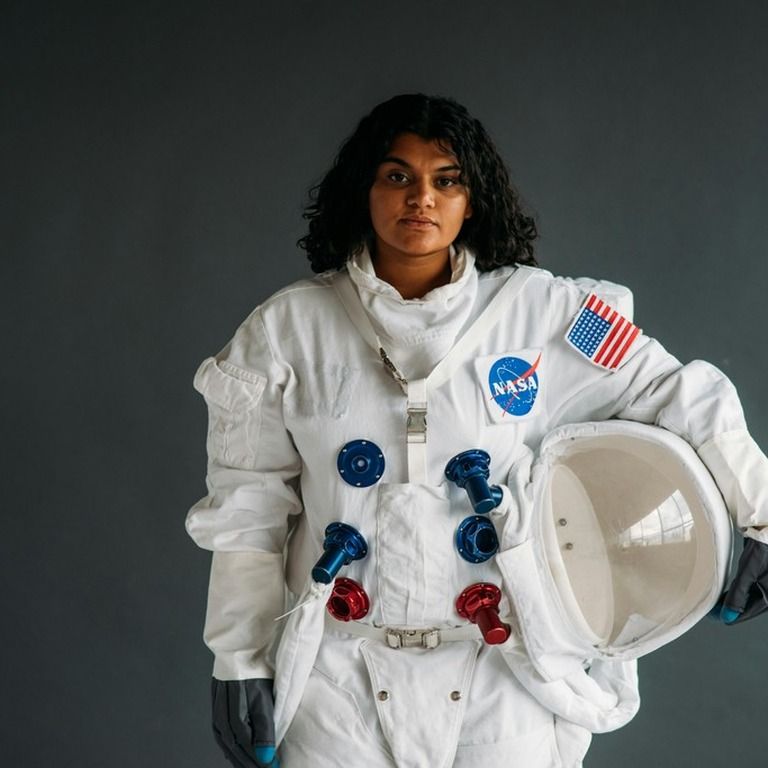
#> input picture examples/3dgs/assets/h3_orbit_astronaut_768.jpg, 768 x 768 px; its folder holds only this picture in this run
$ python -i core.py   (imports and definitions only)
#> lines starting #> are read from the running program, lines starting #| are printed output that depends on the picture; after the words box and inside, x2 and y2 are one past the last pixel; in counts of white or black regions, pixels touching at a corner belong together
#> further down, picture is the input picture: shape (768, 768, 3); mean B, G, R 97.2, 98.8, 96.3
"""Skin-only measurement and bounded Lab correction; no image-wide matching."""
from __future__ import annotations

import hashlib
import threading
from pathlib import Path

import numpy as np
from PIL import Image, ImageFilter

MODEL_NAME = 'selfie_multiclass_256x256.tflite'
MODEL_SHA256 = 'c6748b1253a99067ef71f7e26ca71096cd449baefa8f101900ea23016507e0e0'
_LOCK = threading.Lock()
_SEGMENTER = None
_MODEL_PATH = None
XYZ = np.array([[.4124564,.3575761,.1804375], [.2126729,.7151522,.0721750],
                [.0193339,.1191920,.9503041]], dtype=np.float32)
XYZ_INV = np.linalg.inv(XYZ).astype(np.float32)
WHITE = np.array([.95047,1.,1.08883], dtype=np.float32)


# [52 lines left out: functions rgb_to_lab, lab_to_rgb, color_guard, _segmenter, not called in this run]


def _resize_probability(value,w,h):
    return np.asarray(Image.fromarray(np.asarray(value,dtype=np.float32).squeeze()).resize(
        (w,h),Image.Resampling.BILINEAR),dtype=np.float32)


# [128 lines left out: functions layout_tiles, skin_masks, _stats, make_sample, resample_fixed, not called in this run]


def public_sample(sample):
    return {k:v for k,v in sample.items() if k not in ('selections','packet')}


# [114 lines left out: functions color_prompt, distances, summarize, matched_baseline_comparison, correct_skin, not called in this run]


def reflow_board(image,source_split=.5):
    """Find white-background figure spans and vertical grid lines, preserve aspect."""
#> called with source_split = 0.5
    from scipy.ndimage import binary_closing, label
    h,w=image.shape[:2];gray=image.mean(axis=-1);neutral=(image.max(axis=-1)-image.min(axis=-1))<.08
#> after `h, w = image.shape[:2]`: h = 768; w = 768
#> after `gray = image.mean(axis=-1)`:
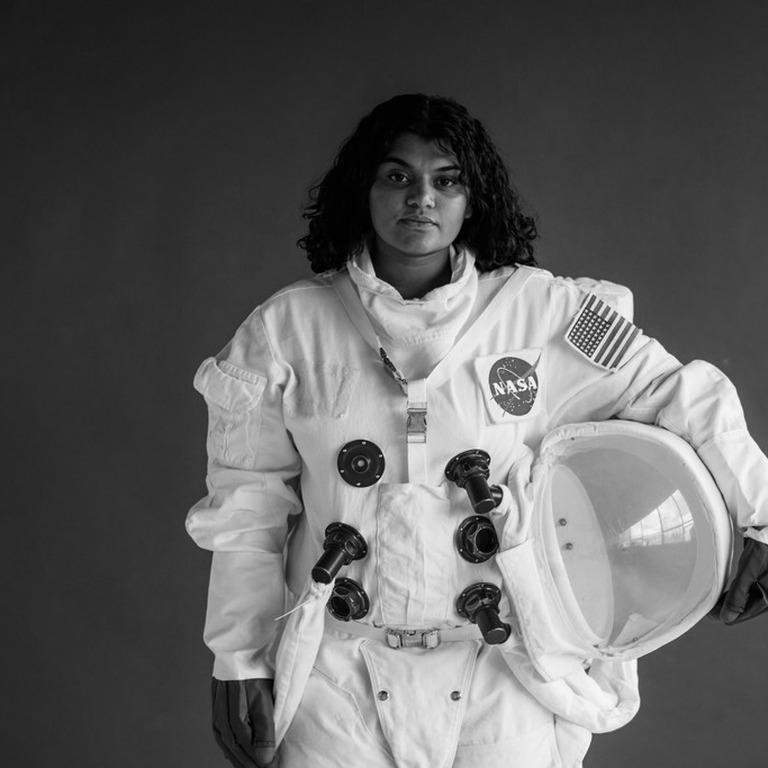
#> gray: shape (768, 768) float64; min 0, max 252.7, mean 97.4
#> after `neutral = image.max(axis=-1) - image.min(axis=-1) < 0.08`:
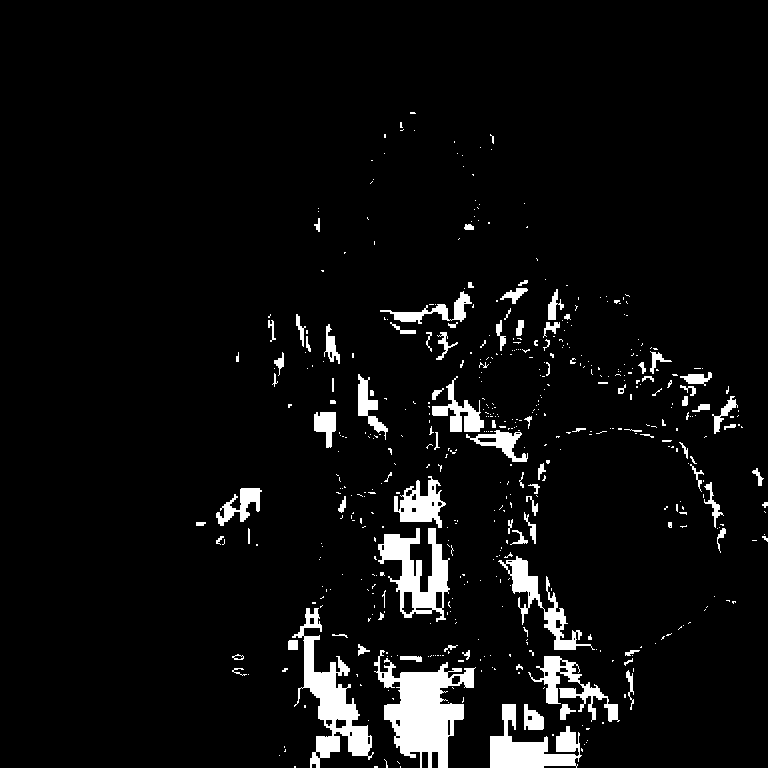
#> neutral: shape (768, 768) bool; 5.5% white; 524 white regions (429 under 20 px), largest, box (x1, y1, x2, y2) and area: (374, 650, 476, 768) 5530, (292, 608, 374, 768) 4014, (378, 528, 450, 622) 3043
    scores=((gray<.3)&neutral).mean(axis=0)
#> scores = 768 values, max 0.00391 at index 318, min 0 at index 0, mean 2.37e-05
    candidates=np.flatnonzero((scores>.80)&(np.arange(w)>w*.35)&(np.arange(w)<w*.75))
#> candidates = empty array
    split=int(candidates[0]) if len(candidates) else round(w*source_split)
#> split = 384
    foreground=image[:,:split].min(axis=-1)<.94
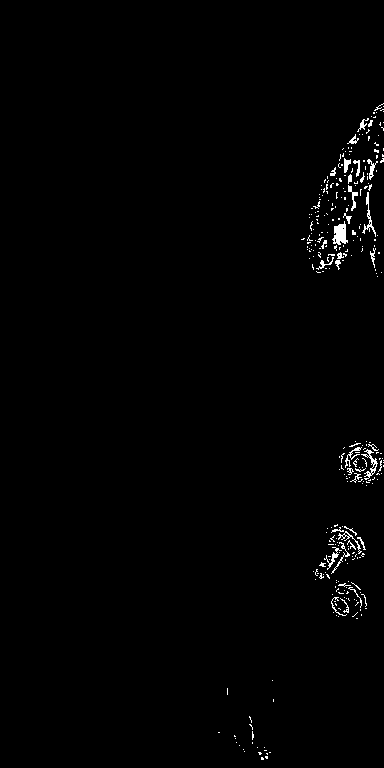
#> foreground: shape (768, 384) bool; 0.99% white in thin lines or dots, all inside (x1, y1, x2, y2) = (218, 103, 384, 760)
    occupied=foreground.sum(axis=0)>h*.008
    occupied=binary_closing(occupied,iterations=max(2,round(w/512)))
    labels,n=label(occupied);spans=[]
#> after `labels, n = label(occupied)`: labels = 384 values, max 3 at index 307, min 0 at index 0, mean 0.594; n = 3
    for group in range(1,n+1):
        xs=np.flatnonzero(labels==group)
        if len(xs)>w*.025:spans.append((int(xs[0]),int(xs[-1])+1,int(foreground[:,xs].sum())))
#> this loop made 3 passes
#> xs on passes 1 to 2: [227], [252]
#> after the loop, spans = [(307, 382, 2791)]
    spans=sorted(sorted(spans,key=lambda p:p[2],reverse=True)[:3])
    if len(spans)!=3:
#> (the run stopped early here; a loop or call above may not have finished)
